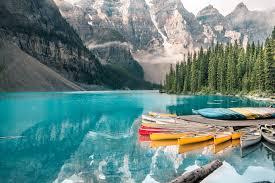
#> input picture images/nature2.jpeg, 275 x 183 px
$ python 12-essentialFunctions.py
#> lines starting #> are read from the running program, lines starting #| are printed output that depends on the picture; after the words box and inside, x2 and y2 are one past the last pixel; in counts of white or black regions, pixels touching at a corner belong together
import cv2 as cv

img = cv.imread('images/nature2.jpeg')
#> img is the input picture: shape (183, 275, 3); mean B, G, R 131.4, 134.9, 104.8
cv.imshow('Nature' , img)

# converting to grayScale
gray = cv.cvtColor(img , cv.COLOR_BGR2GRAY)
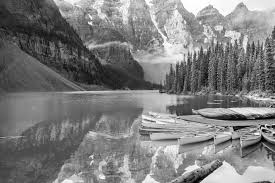
#> gray: shape (183, 275); min 0, max 255, mean 125.5
cv.imshow('Gray' , gray)


# blurring the image
blur = cv.GaussianBlur(img , (3,3) , cv.BORDER_DEFAULT)
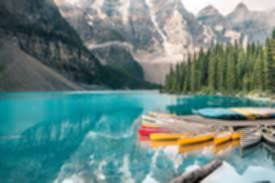
#> blur: shape (183, 275, 3); mean B, G, R 131.4, 134.9, 104.8
# 3,3 => the kernel size ( highher the kernel size, higher the blur )
# cv.BORDER_DEFAULT => the blurring algorithm
cv.imshow('Blur' , blur)


# edge cascading
canny = cv.Canny(img , 125 ,175)
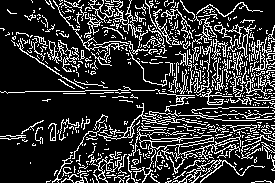
#> canny: shape (183, 275); 20.3% white in thin lines or dots
# 125 and 175 are the threshold value
cv.imshow('Canny Edges' , canny)

# dilating the image
dilated = cv.dilate(canny , (3,3) , iterations = 1)
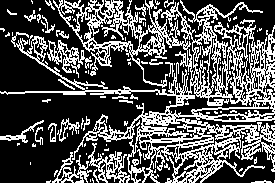
#> dilated: shape (183, 275); 33.1% white in thin lines or dots
# 3,3 => the kernel size ( highher the kernel size, higher the dilation )
# iterations => the iterations required for dilations
cv.imshow('Dilated' , dilated)

# eroding
eroded = cv.erode(dilated , (3,3) , iterations = 1)
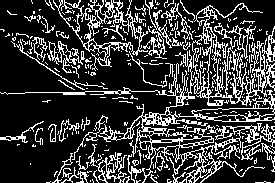
#> eroded: shape (183, 275); 23.2% white in thin lines or dots
# 3,3 => the kernel size ( highher the kernel size, higher the dilation )
# iterations => the iterations required for dilations
cv.imshow('Eroded' , eroded)

# resize
resized = cv.resize(img , (500 , 500))
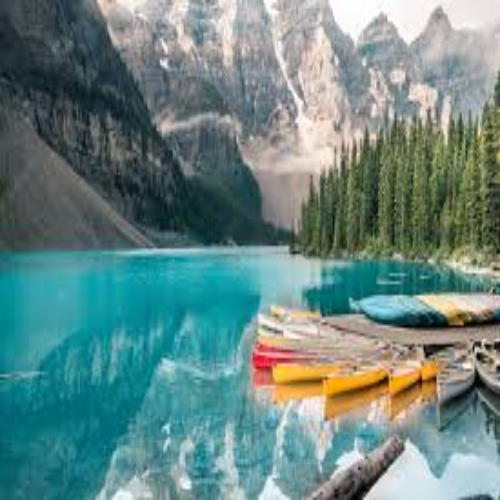
#> resized: shape (500, 500, 3); mean B, G, R 131.3, 134.7, 104.7
cv.imshow('Resized'  ,resized)

resized = cv.resize(img , (500 , 500) , interpolation=cv.INTER_AREA)
cv.imshow('Resized2'  ,resized)

resized = cv.resize(img , (500 , 500) , interpolation=cv.INTER_CUBIC)
cv.imshow('Resized3'  ,resized)

# cropping
cropped = img[50:200 , 200:400]
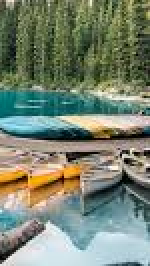
#> cropped: shape (133, 75, 3) (shown 2 times larger); mean B, G, R 114.5, 132.8, 121.4
# seleting the range ( part ) of the image
cv.imshow('Cropped' , cropped)


cv.waitKey(20000)

$ run again, with images/nature1.jpeg copied over images/nature2.jpeg
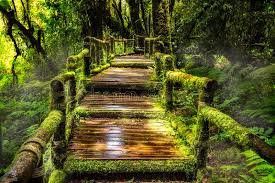
#> input picture images/nature1.jpeg, 275 x 183 px
#> img is the input picture: shape (183, 275, 3); mean B, G, R 38.8, 88.7, 87.6
#> `canny = cv.Canny(img , 125 ,175)`:
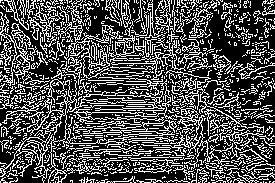
#> canny: shape (183, 275); 31.7% white in thin lines or dots
#> dilated: shape (183, 275); 52.9% white; 802 black regions (654 under 20 px), largest, box (x1, y1, x2, y2) and area: (192, 0, 275, 139) 5024, (0, 0, 75, 89) 1658, (78, 0, 152, 55) 1462
#> eroded: shape (183, 275); 38.8% white in thin lines or dots
#> `cropped = img[50:200 , 200:400]`:
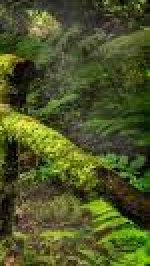
#> cropped: shape (133, 75, 3) (shown 2 times larger); mean B, G, R 37.6, 85.6, 77.1

$ run again, with images/cat1.jpeg copied over images/nature2.jpeg
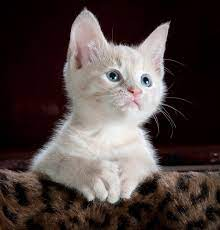
#> input picture images/cat1.jpeg, 220 x 230 px
#> img is the input picture: shape (230, 220, 3); mean B, G, R 65.1, 67.1, 78.9
#> `canny = cv.Canny(img , 125 ,175)`:
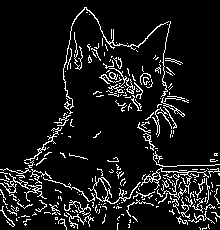
#> canny: shape (230, 220); 9% white in thin lines or dots
#> dilated: shape (230, 220); 14.5% white in thin lines or dots
#> eroded: shape (230, 220); 10% white in thin lines or dots
#> `cropped = img[50:200 , 200:400]`:
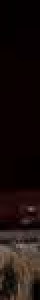
#> cropped: shape (150, 20, 3) (shown 2 times larger); mean B, G, R 12.9, 14.6, 25.6

$ run again, with images/cat2.jpeg copied over images/nature2.jpeg
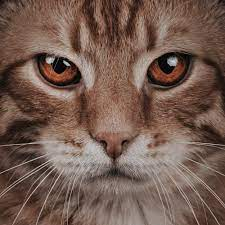
#> input picture images/cat2.jpeg, 225 x 225 px
#> img is the input picture: shape (225, 225, 3); mean B, G, R 80, 91, 115.8
#> canny: shape (225, 225); 18.2% white in thin lines or dots
#> dilated: shape (225, 225); 29.3% white in thin lines or dots
#> eroded: shape (225, 225); 20.1% white in thin lines or dots
#> `cropped = img[50:200 , 200:400]`:
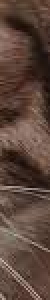
#> cropped: shape (150, 25, 3) (shown 2 times larger); mean B, G, R 58.8, 69.1, 91.5
